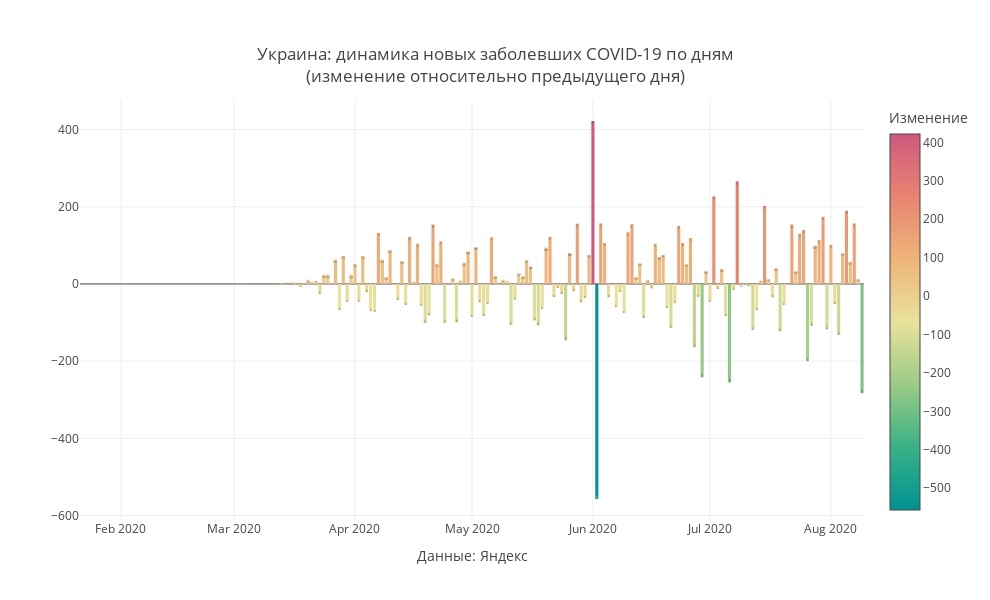

The code cell stored with this chart in its notebook:
### Code cell
mask = X.Country ==my_country
#mask = (X.Date>datetime.date(2020,5,1))&(X.Region==my_region)
Y = X[mask]

Y['base'] = Y['Change_dayconf']*Y['Change_dayconf'].apply(lambda d:0 if d>0 else 1)
Y['Date']= pd.to_datetime(Y.Date)
fig = go.Figure()
fig.add_trace(
              go.Bar(x = Y.Date,y=Y.Change_dayconf,text = Y['Change_dayconf'],textposition = 'inside',
                
                #marker_color=Y['Change_dayconf'].apply(lambda d:'crimson' if d>0 else 'green'),
                 marker_color = Y['Change_dayconf'],marker_colorscale = 'Temps',marker_colorbar ={'tickmode':'auto',
                                    'title':{'text':'Изменение','side':'top'}}
                    )   
                )
fig.update_layout(
    annotations=[
#         dict(
#             x='2020-04-13',
#             y=10594,
#             xref="x",
#             yref="y",
#             text="Введение<br>пропускной<br>системы в Москве",
#             showarrow=True,
#             arrowhead=2,
#             ax=0,
#             ay=-60),
#         dict(
#             x='2020-06-09',
#             y=-429,
#             xref="x",
#             yref="y",
#             text="Отмена<br>пропускной<br>системы в Москве",
#             showarrow=True,
#             arrowhead=2,
#             ax=0,
#             ay=60),
        
        dict(x=0.5,y=-0.15,
            showarrow=False,
            text="",
            xref="paper",
            yref="paper")],
                  title=f'{my_country}: динамика новых заболевших COVID-19 по дням<br>(изменение относительно предыдущего дня)',
                  title_x = 0.5,
                  title_y= 0.9,
                  title_xanchor = "center",
                  title_yanchor = "bottom", 
                  legend_x = 0.05,legend_y = 0.98,
                  width = 990, height = 600,template = 'gridon',
    
    
                  xaxis_title='Данные: Яндекс',
    yaxis_title = ' '
)


fig.show()

### Figure 1 — Plotly figure (JSON) as saved in the notebook; plotly's stock layout.template omitted (floating-point values rounded to 4 significant figures; data arrays with more than 128 entries replaced by an {"elided": "..."} marker saying what was removed)
{"data": [{"marker": {"color": {"elided": "201 int values"}, "colorbar": {"tickmode": "auto", "title": {"side": "top", "text": "Изменение"}}, "colorscale": [[0, "rgb(0, 147, 146)"], [0.1667, "rgb(57, 177, 133)"], [0.3333, "rgb(156, 203, 134)"], [0.5, "rgb(233, 226, 156)"], [0.6667, "rgb(238, 180, 121)"], [0.8333, "rgb(232, 132, 113)"], [1, "rgb(207, 89, 126)"]]}, "text": {"elided": "201 int values"}, "textposition": "inside", "type": "bar", "x": {"elided": "201 str values"}, "y": {"elided": "201 int values"}}], "layout": {"annotations": [{"showarrow": false, "text": "", "x": 0.5, "xref": "paper", "y": -0.15, "yref": "paper"}], "height": 600, "legend": {"x": 0.05, "y": 0.98}, "title": {"text": "Украина: динамика новых заболевших COVID-19 по дням<br>(изменение относительно предыдущего дня)", "x": 0.5, "xanchor": "center", "y": 0.9, "yanchor": "bottom"}, "width": 990, "xaxis": {"title": {"text": "Данные: Яндекс"}}, "yaxis": {"title": {"text": " "}}}}
